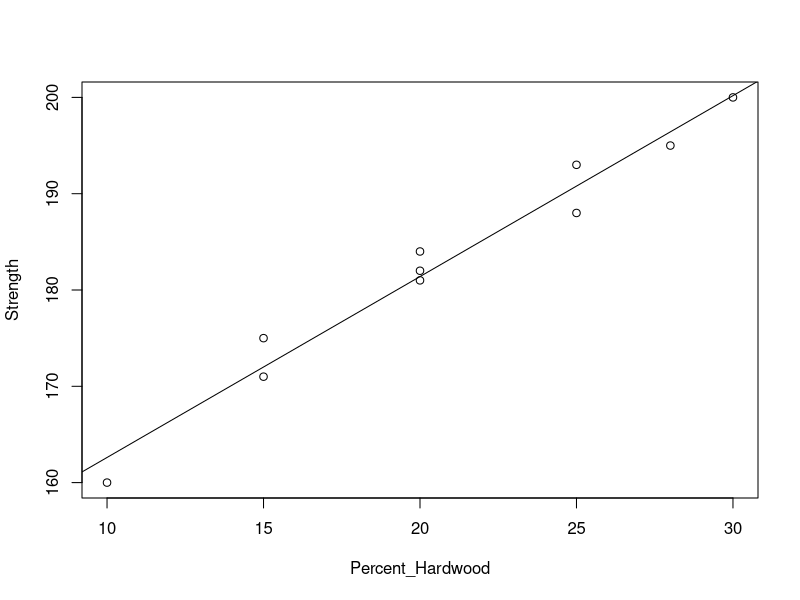
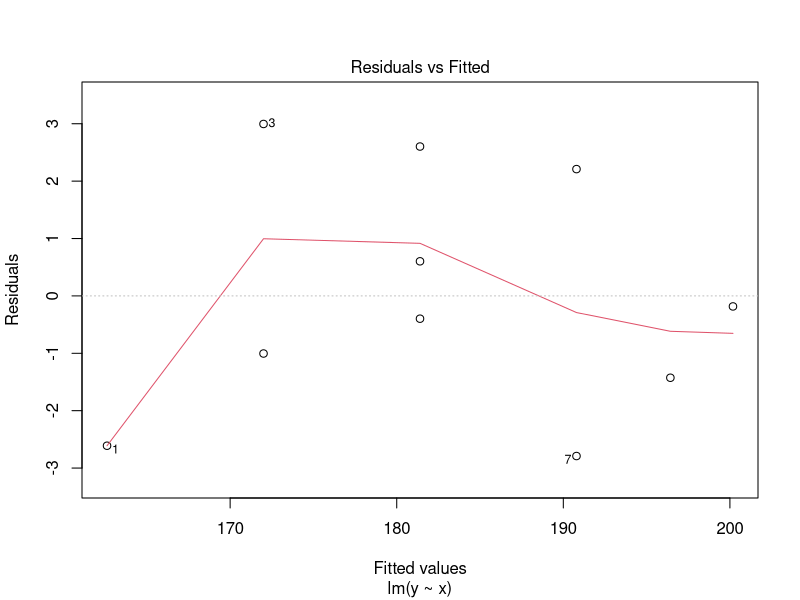
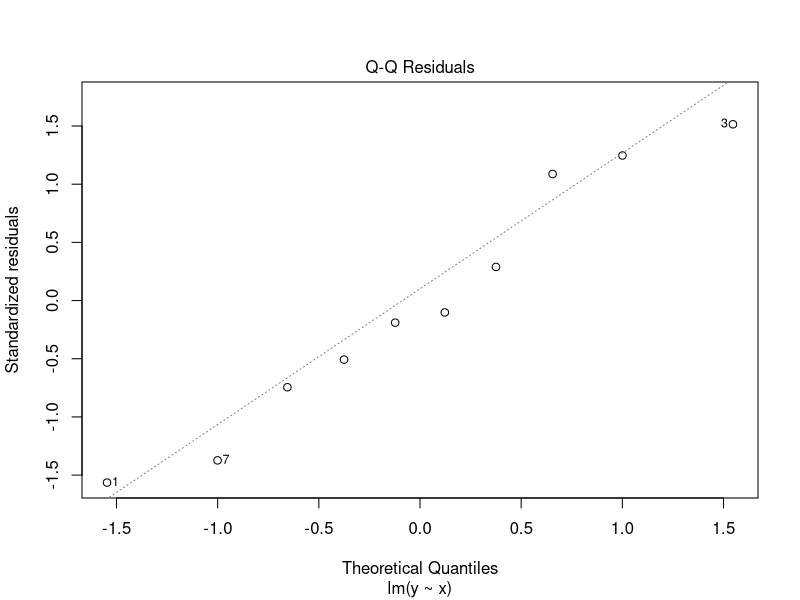

Generate these figures, in order, with R:
# p 475 . 10.1
# y: Tensile strength of a paper
# x: amount of hardwood

y<-matrix(c(160,171,175,182,184,181,188,193,195,200))
x<-matrix(c(10,15,15,20,20,20,25,25,28,30))

## Estimation of beta
# strength=beta_0+beta_1*percent_hardwood

# beta=(x'*x)^(-1)*x'*y
X=cbind(rep(1,10),x)
beta=solve(t(X)%*%X)%*%t(X)%*%y

fit<-lm(y~x)
# strength=143.824+1.879*percent_hardwood
# beta_0: when percent_hardwood is zero, then strength is 143.824
# beta_1: strength increases by 1.879 as percent_hardwood increases by a unit

summary(fit)
anova(fit)
plot(x,y,xlab='Percent_Hardwood',ylab='Strength')
abline(fit)

plot(fit,1)
plot(fit,2)
confint(fit)
